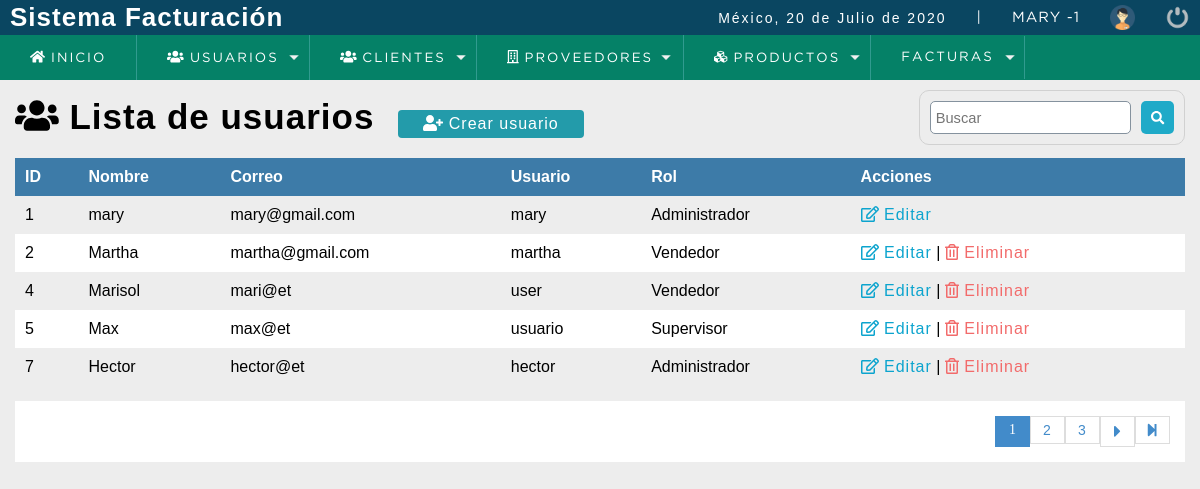
The page /sistema/lista_usuarios.php (signed in) on the database its author committed.
### tables this page shows
CREATE TABLE `usuario` (
  `idusuario` int(11) NOT NULL,
  `nombre` varchar(50) DEFAULT NULL,
  `correo` varchar(100) DEFAULT NULL,
  `usuario` varchar(15) DEFAULT NULL,
  `clave` varchar(100) DEFAULT NULL,
  `rol` int(11) DEFAULT NULL,
  `estatus` int(11) NOT NULL DEFAULT 1
);

CREATE TABLE `rol` (
  `idrol` int(11) NOT NULL,
  `rol` varchar(20) DEFAULT NULL
);

### sistema/includes/functions.php (called while the page is built, shortened)
<?php
	function fechaC(){
		$mes = array("","Enero",
					  "Febrero",
					  "Marzo",
					  "Abril",
					  "Mayo",
					  "Junio",
					  "Julio",
					  "Agosto",
					  "Septiembre",
					  "Octubre",
					  "Noviembre",
					  "Diciembre");
		return date('d')." de ". $mes[date('n')] . " de " . date('Y');
	}
 ?>

### sistema/lista_usuarios.php (the view, shortened to what this page needs)
<?php
	include "../conexion.php";
 ?>
<!DOCTYPE html>
<html lang="en">
<head>
	<?php include "includes/scripts.php"; ?>
</head>
<body>
	<?php include "includes/header.php"; ?>
	<section id="container">
		<h1><i class="fas fa-users"></i> Lista de usuarios</h1>
		<a href="registro_usuario.php" class="btn_new"><i class="fas fa-user-plus"></i> Crear usuario</a>
		<form action="buscar_usuario.php" method="get" class="form_search">
			<input type="text" name="busqueda" id="busqueda" placeholder="Buscar">
			<button type="submit" class="btn_search"><i class="fas fa-search"></i></button>
		</form>
		<table>
			<tr>
				<th>ID</th>
				<th>Nombre</th>
				<th>Correo</th>
				<th>Usuario</th>
				<th>Rol</th>
				<th>Acciones</th>
			</tr>
<?php
	$sql_registe=mysqli_query($conection,"SELECT COUNT(*) as total_registro FROM usuario WHERE estatus=1");
	$sql_register=mysqli_fetch_array($sql_registe);
	$total_registro=$sql_register['total_registro'];
	$por_pagina=5;
	if (empty($_GET['pagina'])) {
		$pagina=1;
	}else{
		$pagina=$_GET['pagina'];
	}
	$desde=($pagina-1)*$por_pagina;
	$total_paginas=ceil($total_registro/$por_pagina);
	$query=mysqli_query($conection, "SELECT u.idusuario, u.nombre, u.correo, u.usuario, r.rol FROM usuario u INNER JOIN rol r ON u.rol=r.idrol WHERE estatus=1
		ORDER BY u.idusuario ASC
		LIMIT $desde,$por_pagina");
	$result =mysqli_num_rows($query);
	if ($result>0) {
		while ($data=mysqli_fetch_array($query)) {
?>
			<tr>
				<td><?php echo $data['idusuario']; ?></td>
				<td><?php echo $data['nombre']; ?></td>
				<td><?php echo $data['correo']; ?></td>
				<td><?php echo $data['usuario'] ?></td>
				<td><?php echo $data['rol'] ?></td>
				<td>
					<a class="link_edit" href="editar_usuario.php?id=<?php echo $data['idusuario']; ?>"><i class="far fa-edit"></i> Editar</a>
					<?php if ($data['idusuario']!=1) { ?>
					|
					<a class="link_delete" href="eliminar_confirmar_usuario.php?id=<?php echo $data['idusuario']; ?>"><i class="far fa-trash-alt"></i> Eliminar</a>
					<?php } ?>
				</td>
			</tr>
<?php
		}
	}
?>
		</table>
		<div class="paginador">
			<ul>
				<?php
					for ($i=1; $i<=$total_paginas ; $i++) {
						if ($i==$pagina) {
							echo '<li class="pageSelected">'.$i.'</li>';
						}else{
							echo '<li><a href="?pagina='.$i.'">'.$i.'</a></li>';
						}
					}
					if ($pagina!=$total_paginas)
					{
				 ?>
				<li><a href="?pagina=<?php echo $pagina+1; ?>"><i class="fas fa-caret-right fa-lg"></i></a></li>
				<li><a href="?pagina=<?php echo $total_paginas; ?>"><i class="fas fa-step-forward"></i></a></li>
			<?php
				}
			 ?>
			</ul>
		</div>
	</section>
</body>
</html>

### sistema/includes/scripts.php (shortened to what this page needs)
<link rel="stylesheet" type="text/css" href="css/style.css">
	<?php  include "functions.php"; ?>

### sistema/includes/header.php (shortened to what this page needs)
<header>
	<div class="header">
		<h1>Sistema Facturación</h1>
		<div class="optionsBar">
			<p>México, <?php echo fechaC(); ?></p>
			<span>|</span>
			<span class="user"><?php echo $_SESSION['nombre'].' -'.$_SESSION['rol']; ?></span>
			<img class="photouser" src="img/user.png" alt="Usuario">
			<a href="salir.php"><img class="close" src="img/salir.png" alt="Salir del sistema" title="Salir"></a>
		</div>
	</div>
	<?php include "nav.php"; ?>
</header>

### sistema/includes/nav.php (shortened to what this page needs)
<nav>
	<ul>
		<li><a href="index.php"><i class="fas fa-home"></i> Inicio</a></li>
	<?php
		if ($_SESSION['rol'] == 1) {
	?>
		<li class="principal">
			<a href="#"><i class="fas fa-users"></i> Usuarios</a>
		</li>
	<?php }	?>
		<li class="principal">
			<a href="#"><i class="fas fa-users"></i> Clientes</a>
		</li>
	<?php
		if ($_SESSION['rol'] == 1 || $_SESSION['rol'] == 2) {
	?>
		<li class="principal">
			<a href="#"><i class="far fa-building"></i> Proveedores</a>
		</li>
	<?php }	?>
		<li class="principal">
			<a href="#"><i class="fas fa-cubes"></i> Productos</a>
		</li>
		<li class="principal">
			<a href="#">Facturas</a>
		</li>
	</ul>
</nav>

### sistema/css/style.css (style rules this page uses)
* { margin: 0; padding: 0; box-sizing: border-box; }
body { background: #ededed; }
h1, h2, h3, h4, h5, h6 { font-family: 'arial'; font-weight: bold; letter-spacing: 1px; }
h1 { font-size: 26px; }
p { font-family: 'arial'; letter-spacing: 2px; font-size: 14px; line-height: 20px; }
a { text-decoration: none; font-family: arial; letter-spacing: 1px; }
span { font-family: 'GothamBook'; letter-spacing: 1px; font-size: 14px; line-height: 20px; }
header { position: fixed; width: 100%; }
.header { color: #FFF; background: #0a4661; height: 35px; display: -webkit-flex; display: -moz-flex; display: -ms-flex; display: -o-flex; display: flex; justify-content: space-between; align-items: center; padding: 10px; }
.optionsBar { display: -webkit-flex; display: -moz-flex; display: -ms-flex; display: -o-flex; display: flex; justify-content: center; align-items: center; }
.optionsBar span { color: #FFF; font-size: 11pt; font-family: 'GothamBook'; text-transform: uppercase; margin-left: 30px; }
.photouser { margin-left: 30px; width: 25px; height: 25px; }
.close { width: 25px; height: 25px; }
.optionsBar a { display: -webkit-flex; display: -moz-flex; display: -ms-flex; display: -o-flex; display: flex; margin-left: 30px; }
nav ul { background: #058167; list-style: none; display: -webkit-flex; display: -moz-flex; display: -ms-flex; display: -o-flex; display: flex; justify-content: left; align-items: center; }
nav ul > li a { position: relative; }
nav a { color: #FFF; display: block; font-size: 10pt; font-family: 'GothamBook'; padding: 15px 30px; text-transform: uppercase; letter-spacing: 2px; transition: background .5s; border-right: 1px solid #319B8F; }
nav .principal > a { background: url(../images/arrow_bottom.png) no-repeat; background-position-x: 0%; background-position-y: 0%; background-size: auto auto; background-position: 94% center; background-size: 10px; }
#container { padding: 90px 15px 15px; }
form { background: #FFF; margin: auto; padding: 20px 50px; border: 1px solid #d1d1d1; }
input,select { display: block; width: 100%; font-size: 11pt; padding: 5px; border: 1px solid #85929e; border-radius: 5px; }
#container h1 { font-size: 35px; display: inline-block; }
.btn_new { display: inline-block; background: #239baa; color: #FFF; padding: 5px 25px; border-radius: 4px; margin: 20px; }
table { border-collapse: collapse; font-size: 12pt; font-family: 'arial'; width: 100%; }
table th { text-align: left; padding: 10px; background: #3d7ba8; color: #FFF; }
table tr:nth-child(odd) { background: #FFF; }
table td { padding: 10px; }
.link_edit { color: #0ca4ce; }
.link_delete { color: #f26b6b; }
.paginador ul { padding: 15px; list-style: none; background: #FFF; margin-top: 15px; display: -webkit-flex; display: -moz-flex; display: -ms-flex; display: -o-flex; display: flex; justify-content: flex-end; }
.paginador a, .pageSelected { color: #428bca; border: 1px solid #ddd; padding: 5px; display: inline-block; font-size: 14px; text-align: center; width: 35px; }
.pageSelected { color: #FFF; background: #428bca; border: 1px solid #428bca; }
.form_search { display: -webkit-flex; display: -moz-flex; display: -ms-flex; display: -o-flex; display: flex; float: right; background: initial; padding: 10px; border-radius: 10px; }
.form_search .btn_search { background: #1faac8; color: #FFF; padding: 10px; border: 0; cursor: pointer; margin-left: 10px; display: flex; border-radius: 5px; }

### rows shown on the page
usuario: idusuario "1", nombre "mary", correo "mary@gmail.com", usuario "mary", rol.rol "Administrador"
usuario: idusuario "2", nombre "Martha", correo "martha@gmail.com", usuario "martha", rol.rol "Vendedor"
usuario: idusuario "4", nombre "Marisol", correo "mari@et", usuario "user", rol.rol "Vendedor"
usuario: idusuario "5", nombre "Max", correo "max@et", usuario "usuario", rol.rol "Supervisor"
usuario: idusuario "7", nombre "Hector", correo "hector@et", usuario "hector", rol.rol "Administrador"

### other values the page prints
fechaC() "20 de Julio de 2020"
$_SESSION['nombre'] "MARY"
$_SESSION['rol'] "1"
